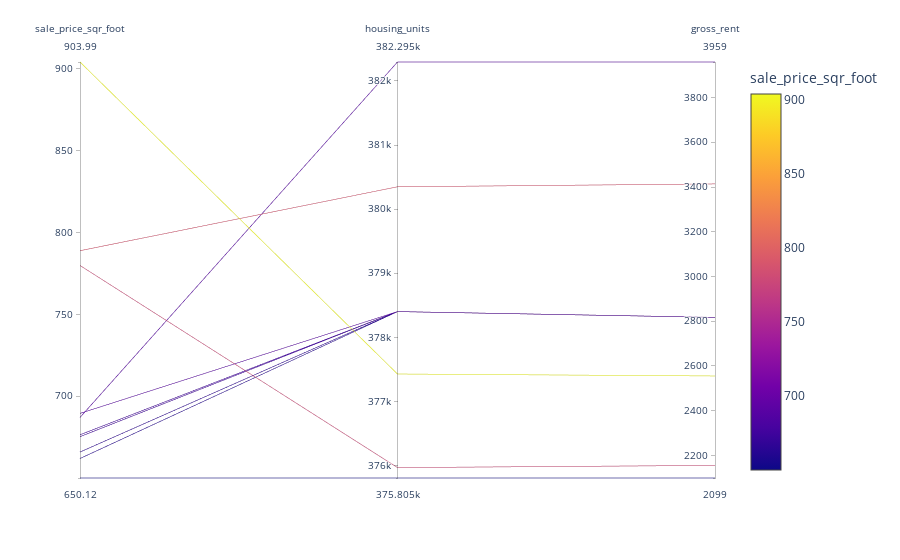

This figure's notebook cell:
### Markdown cell above
## Parallel Coordinates and Parallel Categories Analysis

In this section, you will use plotly express to create parallel coordinates and parallel categories visualizations so that investors can interactively filter and explore various factors related to the sales price of the neighborhoods. 

Using the DataFrame of Average values per neighborhood (calculated above), create the following visualizations:
1. Create a Parallel Coordinates Plot
2. Create a Parallel Categories Plot

### Code cell
# Parallel Coordinates Plot
px.parallel_coordinates(top_10_ex_neighborhood, color='sale_price_sqr_foot')

### Figure 1 — Plotly figure (JSON) as saved in the notebook; plotly's stock layout.template omitted (floating-point values rounded to 4 significant figures)
{"data": [{"dimensions": [{"label": "sale_price_sqr_foot", "values": [904.0, 788.8, 779.8, 689.6, 687.1, 676.5, 675.4, 666.0, 662.0, 650.1]}, {"label": "housing_units", "values": [377400.0, 380348, 376000.0, 378401, 382295, 378401, 378401, 378401, 378401, 375805]}, {"label": "gross_rent", "values": [2555.0, 3414, 2155.0, 2817.0, 3959, 2817.0, 2817.0, 2817.0, 2817.0, 2099]}], "domain": {"x": [0, 0.98], "y": [0, 1]}, "line": {"color": [904.0, 788.8, 779.8, 689.6, 687.1, 676.5, 675.4, 666.0, 662.0, 650.1], "coloraxis": "coloraxis"}, "name": "", "type": "parcoords"}], "layout": {"autosize": true, "coloraxis": {"colorbar": {"title": {"text": "sale_price_sqr_foot"}}, "colorscale": [[0, "#0d0887"], [0.1111, "#46039f"], [0.2222, "#7201a8"], [0.3333, "#9c179e"], [0.4444, "#bd3786"], [0.5556, "#d8576b"], [0.6667, "#ed7953"], [0.7778, "#fb9f3a"], [0.8889, "#fdca26"], [1, "#f0f921"]]}, "legend": {"tracegroupgap": 0}, "margin": {"t": 60}}}
